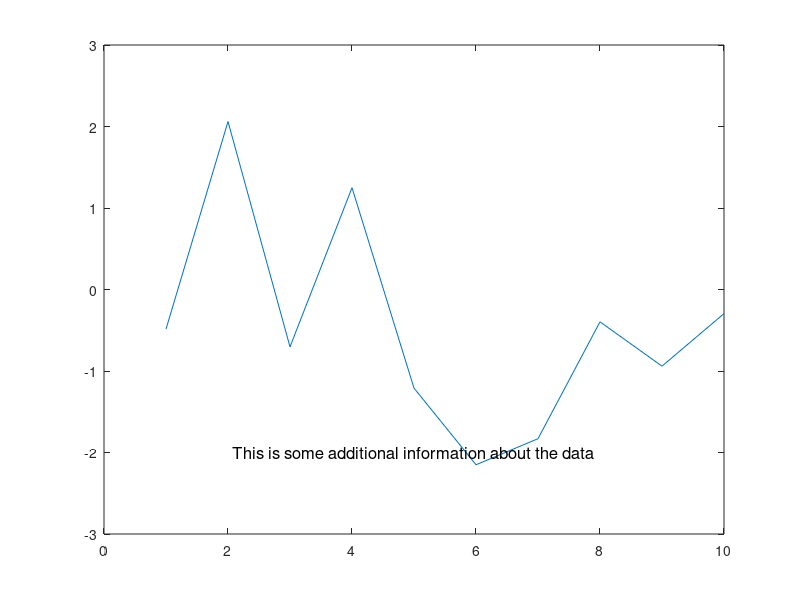

The MATLAB source for this figure:
clear 
clc
close all
% 
% x = [-18, -15, -10, -5, 0, 5, 10, 19]
% y = [ 5.2,  4.7, 4.5, 3.6, 3.4, 3.1, 2.7, 1.8]
% 
% mdl = fitlm(x', y')
% tbl = anova(mdl)


%% Levene's test
% Kommer samples fra populationer ned ens variance ?
% if sig > 0.05 kommer fra x grupper med samme variance 

load carsmall


vartestn(MPG,Model_Year,'TestType','LeveneAbsolute')
[p,tbl,stats] = anova1(MPG,Model_Year);

% population variances are not equal if “Sig.” or p < 0.05.


%% One way anova

% create some data for the plot
x = 1:10;
y = randn(1,10);

% plot the data
plot(x,y);

% add text below the plot
text(5,-2,'This is some additional information about the data','HorizontalAlignment','center','FontSize',12);



